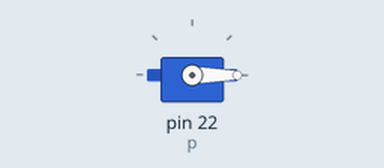
A program run on a simulated Raspberry Pi (header pin numbers). Shown: servo. Servo angles are drawn from the pulse width (0.5 ms = 0°, 2.5 ms = 180°).

Above: at 0.05 s.
At 1.5 s:
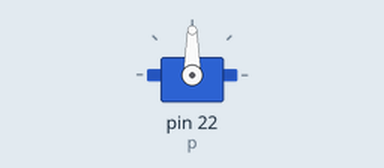
At 3.0 s:
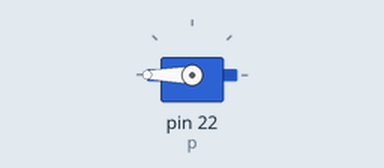
Timing chart, 0 to 6.9 s (numbered marks = the images above):
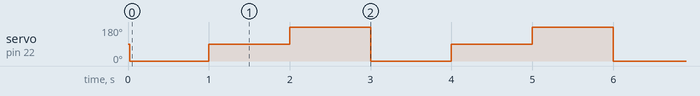

The program:

testServo.py
```python
import RPi.GPIO as gpio
import time

gpio.setmode(gpio.BOARD)
gpio.setup(22,gpio.OUT)
p = gpio.PWM(22,50)
p.start(7.5)

while True:
	try:
		p.ChangeDutyCycle(2.5)
		time.sleep(1)
		p.ChangeDutyCycle(7.5)
		time.sleep(1)
		p.ChangeDutyCycle(12.5)
		time.sleep(1)
	except KeyboardInterrupt:
		p.stop()
		gpio.cleanup()
		exit()
```

Measured:
- by itself, servo on pin 22 (p): repeats every 3.0 s: 90° 1.0 s, 180° 1.0 s, 0° 1.0 s
